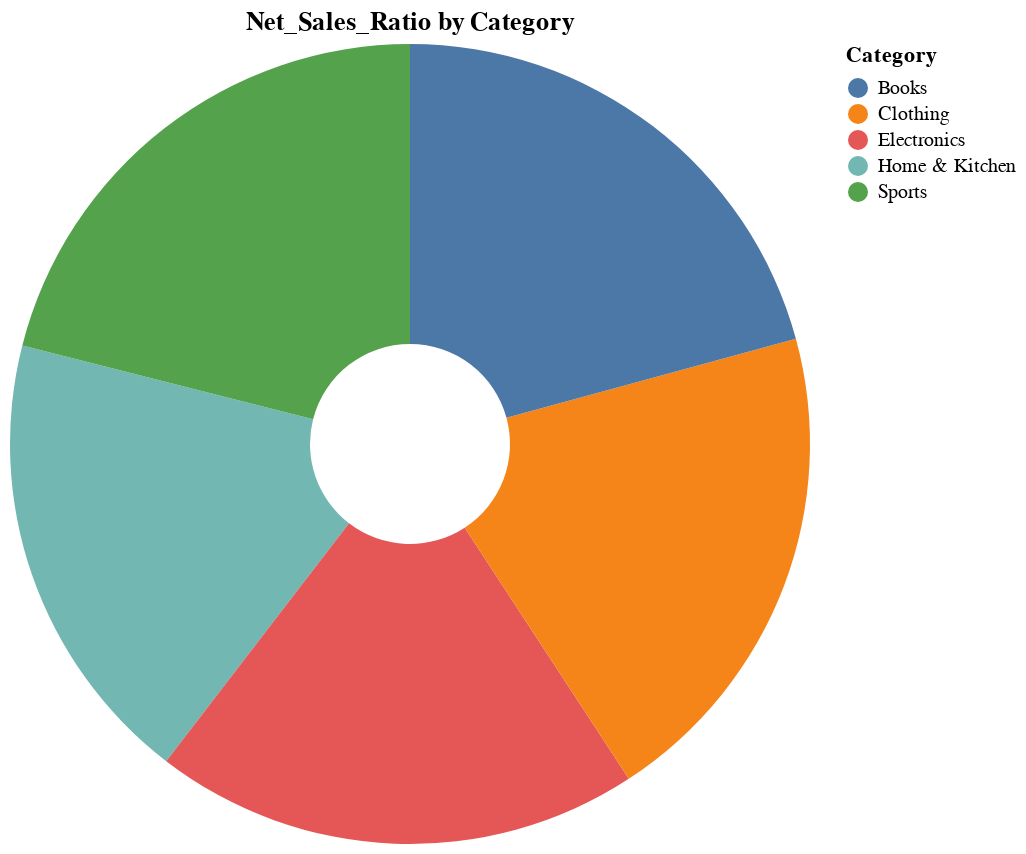

Notebook cell for this chart:
### Code cell
# Create pie chart
chart = alt.Chart(Net_Sales_Sum).mark_arc(innerRadius=50, tooltip = True).encode(
    theta=alt.Theta(field="Net_Sales_Ratio", type="quantitative"),
    color=alt.Color(field="Category", type="nominal"),
).properties(
    width=400,
    height=400,
    title="Net_Sales_Ratio by Category"
)

# Combine chart and labels
chart.display()

### Figure 1 — Vega-Lite specification as saved in the notebook (floating-point values rounded to 4 significant figures)
{"config": {"view": {"continuousWidth": 300, "continuousHeight": 300}}, "data": {"name": "data-a66e3b615dfb635b2abd47d830eacaec"}, "mark": {"type": "arc", "innerRadius": 50, "tooltip": true}, "encoding": {"color": {"field": "Category", "type": "nominal"}, "theta": {"field": "Net_Sales_Ratio", "type": "quantitative"}}, "height": 400, "title": "Net_Sales_Ratio by Category", "width": 400, "$schema": "https://vega.github.io/schema/vega-lite/v5.20.1.json", "datasets": {"data-a66e3b615dfb635b2abd47d830eacaec": [{"Category": "Home & Kitchen", "Unit_Price_Avg": 247.2, "Discount_Rate_Avg": 0.09, "Customer_Rating_Avg": 3.65, "Total_Price_Sum": 241600.0, "Discount_Amount_Sum": 23750.0, "Net_Sales_Sum": 217900.0, "Shipping_Cost_Sum": 279.9, "Profit_Margin_Avg": 0.29, "Profit_Sum": 63910.0, "Net_Sales_Ratio": 18.53}, {"Category": "Electronics", "Unit_Price_Avg": 235.9, "Discount_Rate_Avg": 0.1, "Customer_Rating_Avg": 3.7, "Total_Price_Sum": 255900.0, "Discount_Amount_Sum": 25010.0, "Net_Sales_Sum": 230900.0, "Shipping_Cost_Sum": 390.7, "Profit_Margin_Avg": 0.29, "Profit_Sum": 68670.0, "Net_Sales_Ratio": 19.64}, {"Category": "Clothing", "Unit_Price_Avg": 253.4, "Discount_Rate_Avg": 0.1, "Customer_Rating_Avg": 3.79, "Total_Price_Sum": 261500.0, "Discount_Amount_Sum": 26040.0, "Net_Sales_Sum": 235500.0, "Shipping_Cost_Sum": 246.6, "Profit_Margin_Avg": 0.31, "Profit_Sum": 72430.0, "Net_Sales_Ratio": 20.03}, {"Category": "Books", "Unit_Price_Avg": 268.8, "Discount_Rate_Avg": 0.1, "Customer_Rating_Avg": 3.68, "Total_Price_Sum": 270000.0, "Discount_Amount_Sum": 25970.0, "Net_Sales_Sum": 244100.0, "Shipping_Cost_Sum": 195.9, "Profit_Margin_Avg": 0.3, "Profit_Sum": 74040.0, "Net_Sales_Ratio": 20.76}, {"Category": "Sports", "Unit_Price_Avg": 267.7, "Discount_Rate_Avg": 0.1, "Customer_Rating_Avg": 3.79, "Total_Price_Sum": 276000.0, "Discount_Amount_Sum": 28660.0, "Net_Sales_Sum": 247300.0, "Shipping_Cost_Sum": 260.6, "Profit_Margin_Avg": 0.29, "Profit_Sum": 72510.0, "Net_Sales_Ratio": 21.04}]}}
